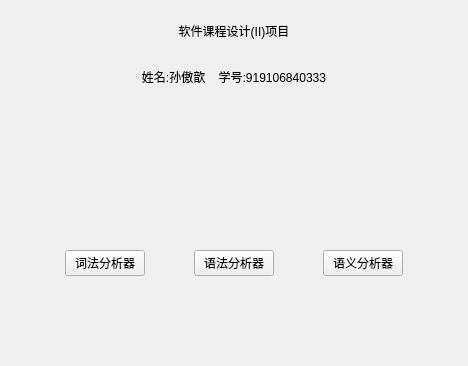
<?xml version="1.0" encoding="UTF-8"?>
<ui version="4.0">
 <class>Widget</class>
 <widget class="QWidget" name="Widget">
  <property name="geometry">
   <rect>
    <x>0</x>
    <y>0</y>
    <width>468</width>
    <height>366</height>
   </rect>
  </property>
  <property name="windowTitle">
   <string>Widget</string>
  </property>
  <layout class="QVBoxLayout" name="verticalLayout">
   <item>
    <widget class="QWidget" name="widget" native="true">
     <layout class="QHBoxLayout" name="horizontalLayout">
      <item>
       <widget class="QLabel" name="biaoti">
        <property name="text">
         <string>软件课程设计(II)项目</string>
        </property>
        <property name="alignment">
         <set>Qt::AlignCenter</set>
        </property>
       </widget>
      </item>
     </layout>
    </widget>
   </item>
   <item>
    <widget class="QWidget" name="widget_2" native="true">
     <layout class="QHBoxLayout" name="horizontalLayout_2">
      <item>
       <widget class="QLabel" name="label_2">
        <property name="text">
         <string>姓名:孙傲歆    学号:919106840333</string>
        </property>
        <property name="alignment">
         <set>Qt::AlignCenter</set>
        </property>
       </widget>
      </item>
     </layout>
    </widget>
   </item>
   <item>
    <spacer name="verticalSpacer_3">
     <property name="orientation">
      <enum>Qt::Vertical</enum>
     </property>
     <property name="sizeHint" stdset="0">
      <size>
       <width>20</width>
       <height>40</height>
      </size>
     </property>
    </spacer>
   </item>
   <item>
    <spacer name="verticalSpacer_7">
     <property name="orientation">
      <enum>Qt::Vertical</enum>
     </property>
     <property name="sizeHint" stdset="0">
      <size>
       <width>20</width>
       <height>40</height>
      </size>
     </property>
    </spacer>
   </item>
   <item>
    <spacer name="verticalSpacer_6">
     <property name="orientation">
      <enum>Qt::Vertical</enum>
     </property>
     <property name="sizeHint" stdset="0">
      <size>
       <width>20</width>
       <height>40</height>
      </size>
     </property>
    </spacer>
   </item>
   <item>
    <spacer name="verticalSpacer_4">
     <property name="orientation">
      <enum>Qt::Vertical</enum>
     </property>
     <property name="sizeHint" stdset="0">
      <size>
       <width>20</width>
       <height>40</height>
      </size>
     </property>
    </spacer>
   </item>
   <item>
    <widget class="QWidget" name="widget_3" native="true">
     <layout class="QHBoxLayout" name="horizontalLayout_3">
      <item>
       <spacer name="horizontalSpacer_2">
        <property name="orientation">
         <enum>Qt::Horizontal</enum>
        </property>
        <property name="sizeHint" stdset="0">
         <size>
          <width>40</width>
          <height>20</height>
         </size>
        </property>
       </spacer>
      </item>
      <item>
       <widget class="QPushButton" name="Lexer">
        <property name="text">
         <string>词法分析器</string>
        </property>
       </widget>
      </item>
      <item>
       <spacer name="horizontalSpacer">
        <property name="orientation">
         <enum>Qt::Horizontal</enum>
        </property>
        <property name="sizeHint" stdset="0">
         <size>
          <width>40</width>
          <height>20</height>
         </size>
        </property>
       </spacer>
      </item>
      <item>
       <widget class="QPushButton" name="Parser">
        <property name="text">
         <string>语法分析器</string>
        </property>
       </widget>
      </item>
      <item>
       <spacer name="horizontalSpacer_3">
        <property name="orientation">
         <enum>Qt::Horizontal</enum>
        </property>
        <property name="sizeHint" stdset="0">
         <size>
          <width>40</width>
          <height>20</height>
         </size>
        </property>
       </spacer>
      </item>
      <item>
       <widget class="QPushButton" name="Analyzer">
        <property name="text">
         <string>语义分析器</string>
        </property>
       </widget>
      </item>
      <item>
       <spacer name="horizontalSpacer_4">
        <property name="orientation">
         <enum>Qt::Horizontal</enum>
        </property>
        <property name="sizeHint" stdset="0">
         <size>
          <width>40</width>
          <height>20</height>
         </size>
        </property>
       </spacer>
      </item>
     </layout>
    </widget>
   </item>
   <item>
    <spacer name="verticalSpacer_2">
     <property name="orientation">
      <enum>Qt::Vertical</enum>
     </property>
     <property name="sizeHint" stdset="0">
      <size>
       <width>20</width>
       <height>40</height>
      </size>
     </property>
    </spacer>
   </item>
   <item>
    <spacer name="verticalSpacer">
     <property name="orientation">
      <enum>Qt::Vertical</enum>
     </property>
     <property name="sizeHint" stdset="0">
      <size>
       <width>20</width>
       <height>40</height>
      </size>
     </property>
    </spacer>
   </item>
  </layout>
 </widget>
 <layoutdefault spacing="6" margin="11"/>
 <resources/>
 <connections/>
</ui>
